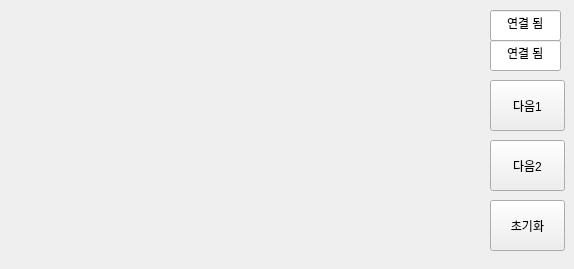
      <widget class="QWidget" name="CON_ROBOT">
       <widget class="QLabel" name="IMAGE_INIT_CON_ROBOT">
        <property name="geometry">
         <rect>
          <x>10</x>
          <y>10</y>
          <width>450</width>
          <height>250</height>
         </rect>
        </property>
        <property name="text">
         <string/>
        </property>
        <property name="pixmap">
         <pixmap resource="resource.qrc">:/build/image/error/ro1.png</pixmap>
        </property>
        <property name="scaledContents">
         <bool>true</bool>
        </property>
        <property name="alignment">
         <set>Qt::AlignCenter</set>
        </property>
       </widget>
       <widget class="QPushButton" name="BTN_INIT_CON_ROBOT_1">
        <property name="geometry">
         <rect>
          <x>490</x>
          <y>80</y>
          <width>75</width>
          <height>51</height>
         </rect>
        </property>
        <property name="text">
         <string>다음1</string>
        </property>
       </widget>
       <widget class="QPushButton" name="BTN_INIT_CON_ROBOT_2">
        <property name="geometry">
         <rect>
          <x>490</x>
          <y>140</y>
          <width>75</width>
          <height>51</height>
         </rect>
        </property>
        <property name="text">
         <string>다음2</string>
        </property>
       </widget>
       <widget class="QPushButton" name="BTN_INIT_CON_ROBOT_INIT">
        <property name="geometry">
         <rect>
          <x>490</x>
          <y>200</y>
          <width>75</width>
          <height>51</height>
         </rect>
        </property>
        <property name="text">
         <string>초기화</string>
        </property>
       </widget>
       <widget class="QLineEdit" name="LE_CON_ROBOT_CMD">
        <property name="geometry">
         <rect>
          <x>490</x>
          <y>40</y>
          <width>71</width>
          <height>31</height>
         </rect>
        </property>
        <property name="text">
         <string>연결 됨</string>
        </property>
        <property name="alignment">
         <set>Qt::AlignCenter</set>
        </property>
        <property name="readOnly">
         <bool>true</bool>
        </property>
       </widget>
       <widget class="QLineEdit" name="LE_CON_ROBOT_DATA">
        <property name="geometry">
         <rect>
          <x>490</x>
          <y>10</y>
          <width>71</width>
          <height>31</height>
         </rect>
        </property>
        <property name="text">
         <string>연결 됨</string>
        </property>
        <property name="alignment">
         <set>Qt::AlignCenter</set>
        </property>
        <property name="readOnly">
         <bool>true</bool>
        </property>
       </widget>
       <zorder>BTN_INIT_CON_ROBOT_1</zorder>
       <zorder>IMAGE_INIT_CON_ROBOT</zorder>
       <zorder>BTN_INIT_CON_ROBOT_2</zorder>
       <zorder>BTN_INIT_CON_ROBOT_INIT</zorder>
       <zorder>LE_CON_ROBOT_CMD</zorder>
       <zorder>LE_CON_ROBOT_DATA</zorder>
      </widget>
